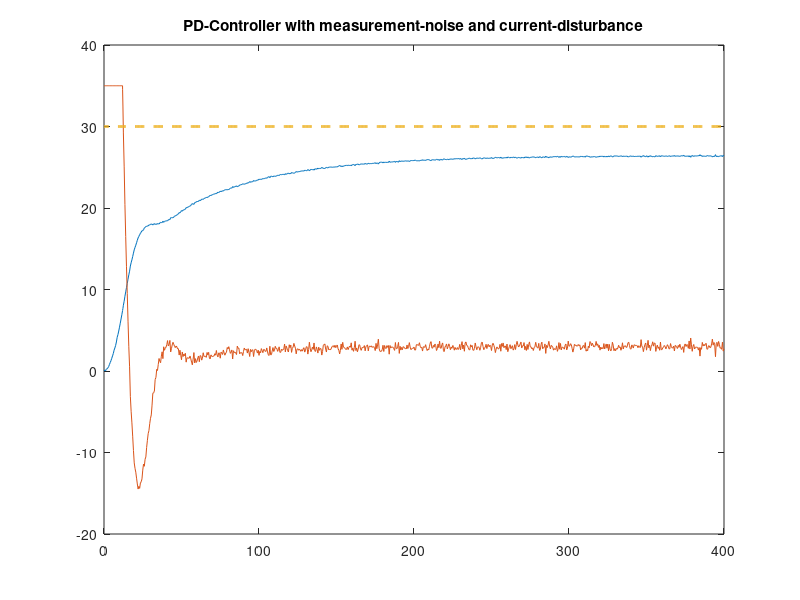

Reproduce this figure in MATLAB. (Note: this script raises an error after producing the figure.)
load('p5p3c_compass.mat')
load('p5p3c_rudder_input.mat')
load('p5p3c_ref.mat')

%Simulations without distubance
% \ Plots of compass course
t = compass(1,:);
figure()
plot(t, compass(2,:), t, rudder_input(2,:), t, ref(2,:), '--', 'LineWidth',2);
tl = title('PD-Controller with measurement-noise and current-disturbance');
tl.FontSize = 20;
xl = xlabel('Time [s]');
xl.FontSize = 20;
yl = ylabel('Compass angle [degrees]');
yl.FontSize = 20;
lg = legend('Compass', 'Rudder Input', 'Compass Reference');
lg.FontSize = 20;
